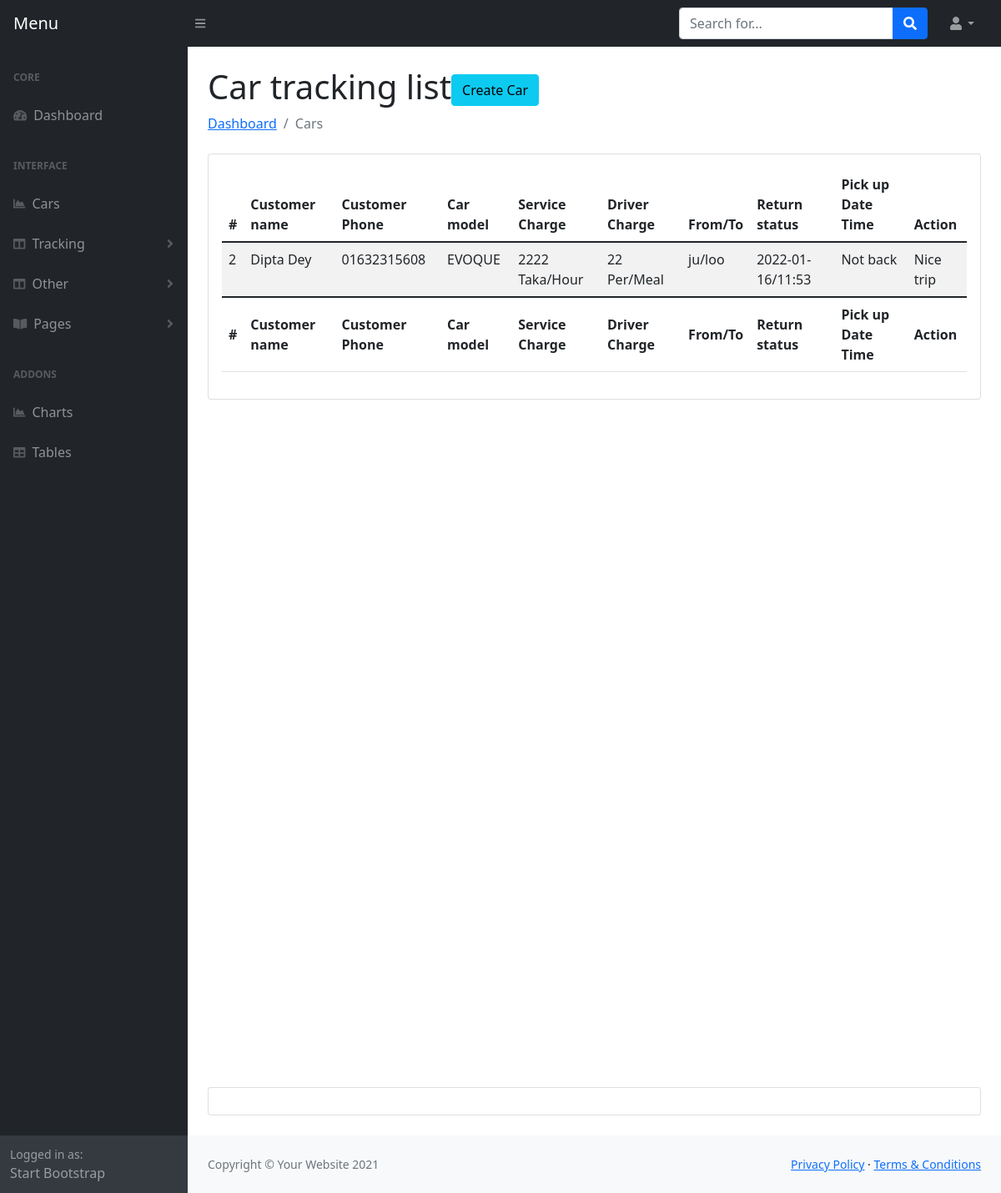
Before: /admin/last-rent.php (signed in) with the older database file.
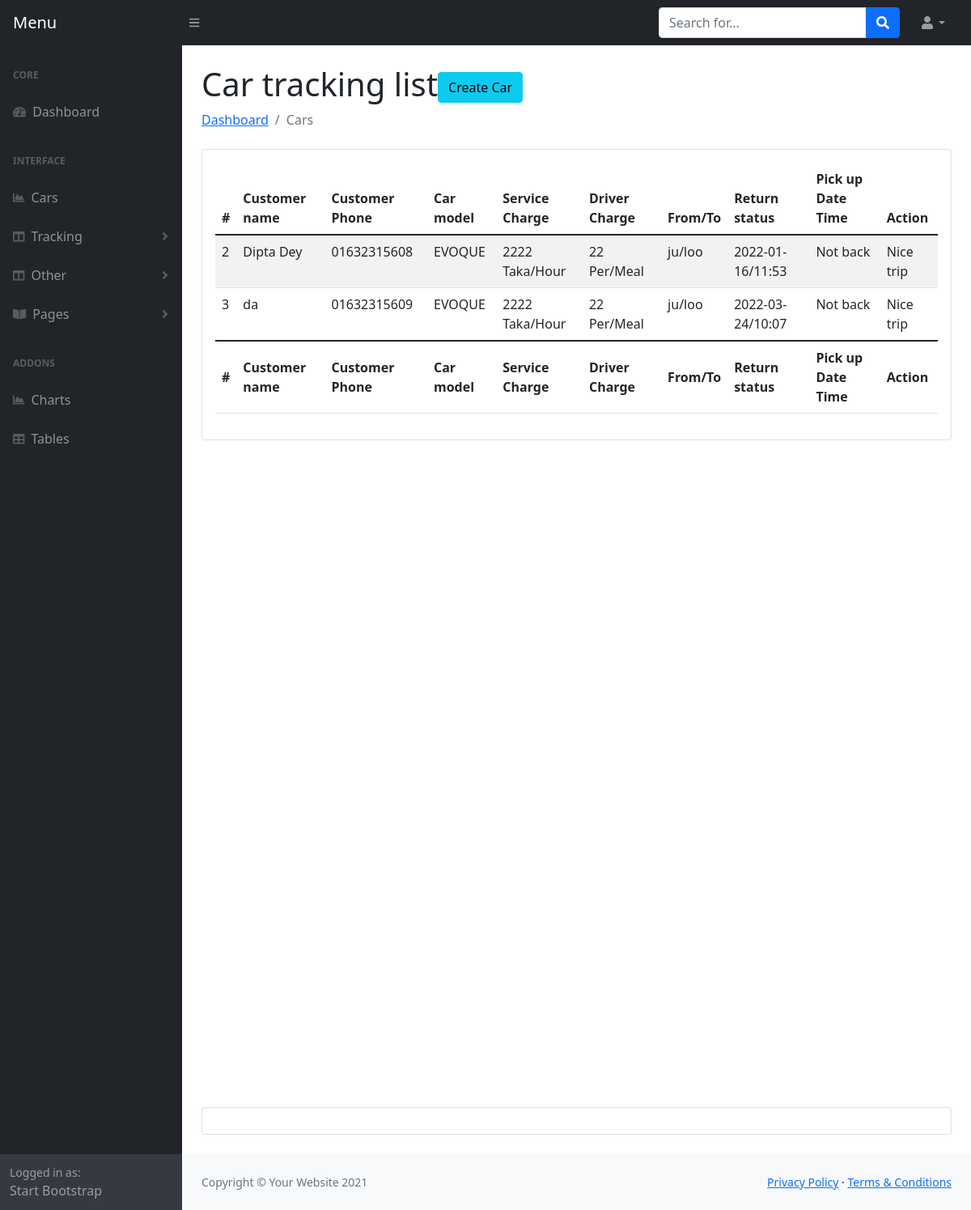
After: the same page with the newer database file.
### tables this page shows
CREATE TABLE `orders` (
  `Oid` int(11) NOT NULL,
  `car_id` int(11) NOT NULL,
  `user_id` int(11) NOT NULL,
  `pickup_location` text NOT NULL,
  `dropup_location` text NOT NULL,
  `date` varchar(191) NOT NULL,
  `time` varchar(191) NOT NULL,
  `trip_loop` tinyint(4) NOT NULL,
  `status` tinyint(4) NOT NULL,
  `created_at` timestamp NOT NULL DEFAULT current_timestamp()
);

CREATE TABLE `users` (
  `id` int(11) NOT NULL,
  `name` varchar(155) NOT NULL,
  `email` varchar(155) NOT NULL,
  `phone` varchar(100) NOT NULL,
  `address` text NOT NULL,
  `password` varchar(150) NOT NULL,
  `national_id` int(11) NOT NULL,
  `image` varchar(155) NOT NULL,
  `flag` tinyint(4) NOT NULL,
  `created_at` timestamp NOT NULL DEFAULT current_timestamp()
);

CREATE TABLE `cars` (
  `id` int(11) NOT NULL,
  `name` varchar(200) NOT NULL,
  `model` varchar(200) NOT NULL,
  `mileage` varchar(200) NOT NULL,
  `seats` int(11) NOT NULL,
  `fuel` varchar(200) NOT NULL,
  `service_charge` varchar(200) NOT NULL,
  `driver_food_charge` varchar(200) NOT NULL,
  `description` text NOT NULL,
  `image` varchar(155) NOT NULL,
  `transmission` varchar(155) NOT NULL DEFAULT 'Manual',
  `airconditions` tinytext NOT NULL,
  `child_seat` tinytext NOT NULL,
  `gps` tinyint(4) NOT NULL,
  `luggage` tinytext NOT NULL,
  `music` tinytext NOT NULL,
  `seat_belt` tinyint(4) NOT NULL,
  `sleeping_bed` tinyint(4) NOT NULL,
  `water` tinyint(4) NOT NULL,
  `bluetooth` tinyint(4) NOT NULL,
  `onboard_computer` tinyint(4) NOT NULL,
  `audio_input` tinyint(4) NOT NULL,
  `long_term_trips` tinyint(4) NOT NULL,
  `car_kit` tinyint(4) NOT NULL,
  `remote_central_locking` tinyint(4) NOT NULL,
  `climate_control` tinyint(4) NOT NULL,
  `flag` tinyint(4) NOT NULL,
  `created_at` timestamp NOT NULL DEFAULT current_timestamp()
);

### admin/last-rent.php (the view, shortened to what this page needs)
<?php include 'header.php'; ?>
<main>
    <div class="container-fluid px-4">
        <h1 class="mt-4">Car tracking list<a class="btn btn-info" href="createcar.php">Create Car</a></h1>
        <ol class="breadcrumb mb-4">
            <li class="breadcrumb-item"><a href="index.php">Dashboard</a></li>
            <li class="breadcrumb-item active">Cars</li>
        </ol>
        <div class="card mb-4">
            <div class="card-body">
                <table class="table table-striped" id="datatablesSimple">
                    <thead>
                        <tr>
                            <th>#</th>
                            <th>Customer name</th>
                            <th>Customer Phone</th>
                            <th>Car model</th>
                            <th>Service Charge</th>
                            <th>Driver Charge</th>
                            <th>From/To</th>
                            <th>Return status</th>
                            <th>Pick up Date Time</th>
                            <th>Action</th>
                        </tr>
                    </thead>
                    <tfoot>
                        <tr>
                            <th>#</th>
                            <th>Customer name</th>
                            <th>Customer Phone</th>
                            <th>Car model</th>
                            <th>Service Charge</th>
                            <th>Driver Charge</th>
                            <th>From/To</th>
                            <th>Return status</th>
                            <th>Pick up Date Time</th>
                            <th>Action</th>
                        </tr>
                    </tfoot>
                    <tbody>
                        <?php
                        $query = "SELECT * FROM orders LEFT JOIN cars ON cars.id = orders.car_id LEFT JOIN users ON users.id = orders.user_id where orders.status=2 Order By orders.Oid asc";
                        $result = $con->query($query);
                        if ($result->num_rows > 0) {
                            foreach ($result as $key => $value) {
                        ?>
                                <tr>
                                    <td><?php echo $value['id']; ?></td>
                                    <td><?php echo $value['name']; ?></td>
                                    <td><?php echo $value['phone']; ?></td>
                                    <td><?php echo $value['model']; ?></td>
                                    <td><?php echo $value['service_charge']; ?> Taka/Hour</td>
                                    <td><?php echo $value['driver_food_charge']; ?> Per/Meal</td>
                                    <td><?php echo $value['pickup_location']; ?>/<?php echo $value['dropup_location']; ?></td>
                                    <td><?php echo $value['date']; ?>/<?php echo $value['time']; ?></td>
                                    <td>
                                        <?php
                                        if ($value['trip_loop'] == 0) {
                                            echo "Not back";
                                        } elseif ($value['trip_loop'] == 1) {
                                            echo "Return Home";
                                        } else {
                                        }
                                        ?>
                                    </td>
                                    <td>
                                        <?php
                                        if ($value['status'] == 0) {
                                            echo "Pending";
                                        } elseif ($value['status'] == 1) {
                                            echo "running";
                                        } else {
                                            echo "Nice trip";
                                        }
                                        ?>
                                    </td>
                                </tr>
                        <?php }
                        } ?>
                    </tbody>
                </table>
            </div>
        </div>
        <div style="height: 100vh"></div>
        <div class="card mb-4">
            <div class="card-body"></div>
        </div>
    </div>
</main>
<?php include 'footer.php'; ?>

Changed rows visible on the page:
now on this page (row edited): orders: user "3", user.name "da", user.phone "01632315609", car.model "EVOQUE", car.service_charge "2222", car.driver_food_charge "22", pickup_location "ju", dropup_location "loo", date "2022-03-24", time "10:07", trip_loop "Not back", status "Nice trip"
